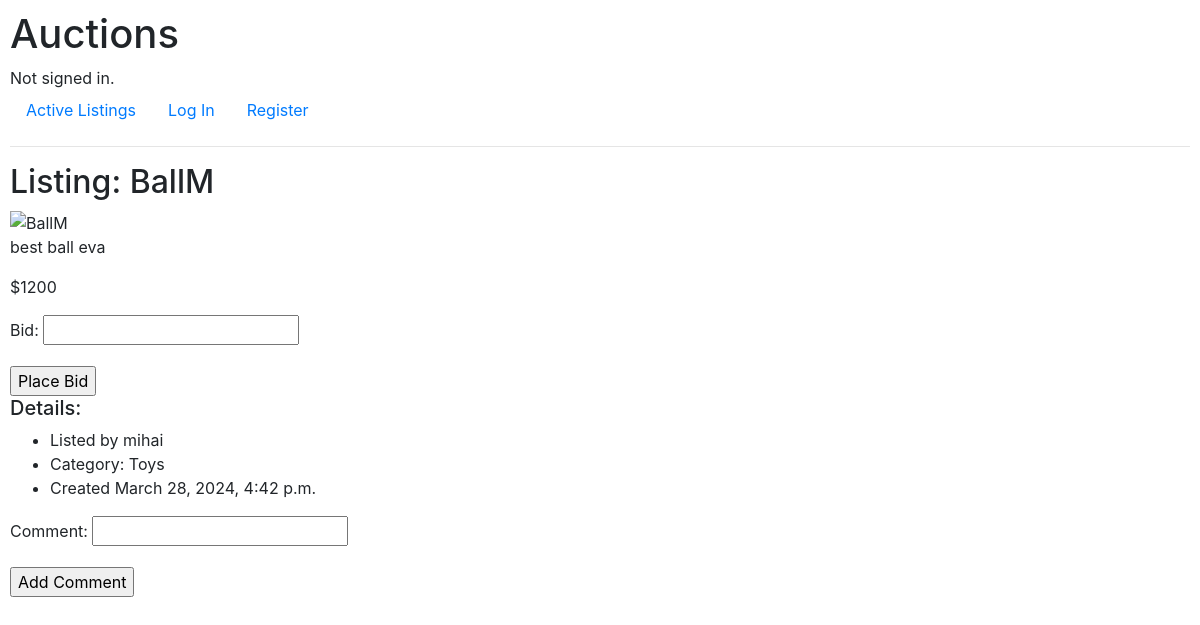
/listing/8/, run on an earlier commit of the app's database.
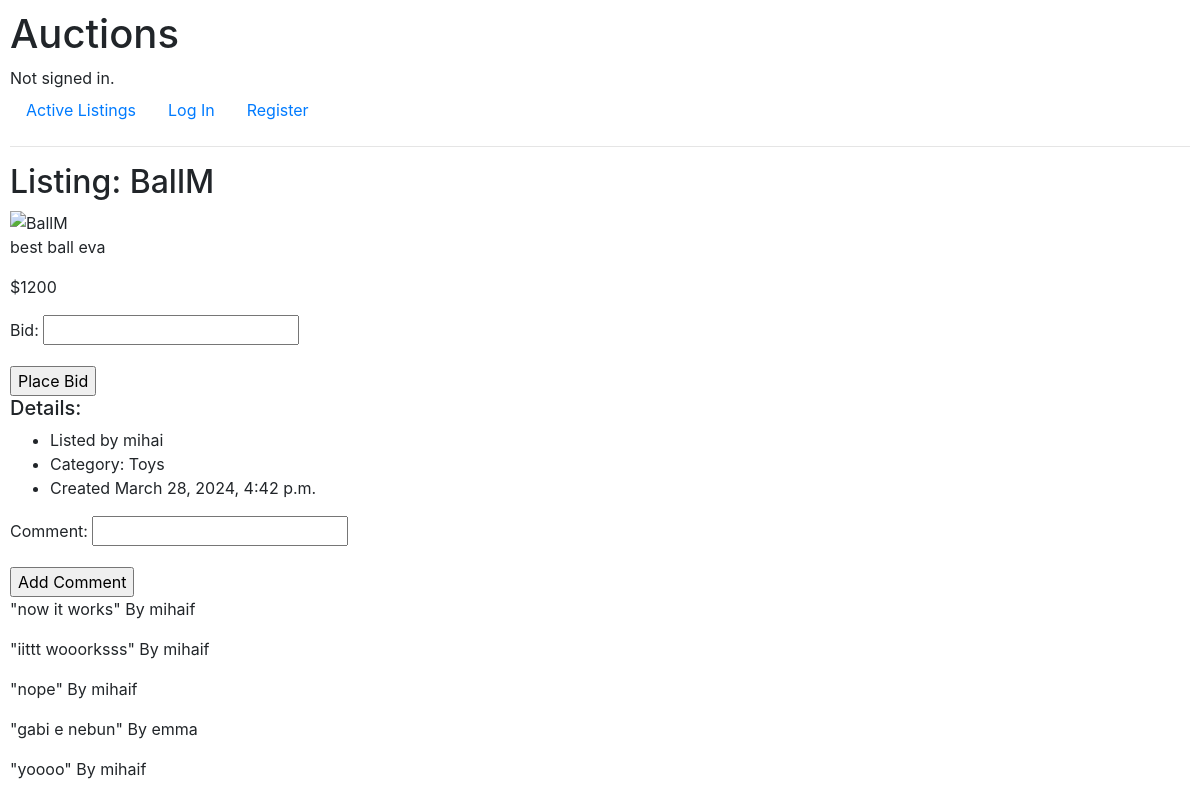
And on a later commit of the database.
### auctions/models.py (models this page shows, shortened)
class Comment(models.Model):
    id = models.BigAutoField(primary_key=True)
    comment = models.CharField(max_length=255)
    commenter = models.ForeignKey(User, on_delete=models.CASCADE, related_name="comments_made")
    comment_time = models.DateTimeField(auto_now_add=True)
    auction = models.ForeignKey(AuctionListing, on_delete=models.CASCADE, related_name="comments")

class User(AbstractUser):
    pass

### auctions/views.py (the view)
# urls.py: path("listing/<int:auction_id>/", views.listing_view, name="listing_view"),
def listing_view(request, auction_id):
    auction = AuctionListing.objects.get(pk=auction_id)
    if request.user.is_authenticated:
        is_in_watchlist = Watchlist.objects.filter(watchlist_user=request.user, watchlist_auction=auction).exists()
    else:
        is_in_watchlist = False
    current_bid = auction.bids.order_by('-bid').first()
    if current_bid:
        current_bid_price = current_bid.bid
    else:
        current_bid_price = 0
    return render(request, "auctions/listing_page.html", {
        "auction": auction,
        "is_in_watchlist": is_in_watchlist,
        "form": BidForm,
        "comment_form": CommentForm,
        "comments": auction.comments.all().order_by('-comment_time'),
        "current_bid": current_bid_price
    })

### auctions/models.py (called while the page is built)
    def __str__(self):
        return self.name

### auctions/templates/auctions/listing_page.html (shortened to what this page needs)
{% extends "auctions/layout.html" %}
{% block body %}
    <h2>Listing: {{ auction.title }}</h2>
    <div>
        <img src="{{ auction.image_url }}" alt="{{ auction.title }}" style="width: 20%; height: 20%;">
    </div>
    <div>
        <p>{{ auction.description }}</p>
        {% if current_bid %}
            <p>${{ current_bid }}</p>
        {% else %}
            <p>${{ auction.starting_bid }}</p>
        {% endif %}
        <form action="{% url 'place_bid' auction.id %}" method="POST">
            {{ form.as_p }}
            <input type="submit" value="Place Bid">
        </form>
        <h5>Details:</h5>
        <ul>
            <li>Listed by {{ auction.auctioneer }}</li>
            <li>Category: {{ auction.category }}</li>
            <li>Created {{ auction.date_created }}</li>
        </ul>
    </div>
    <div>
        <form action="{% url 'add_comment' auction.id %}" method="POST">
            {{ comment_form.as_p }}
            <input type="submit" value="Add Comment">
        </form>
        <div>
            {% if comments %}
                {% for comment in comments %}
                    <div>
                        <p>"{{ comment.comment }}" By {{ comment.commenter }}</p>
                    </div>
                {% endfor %}
            {% endif %}
        </div>
    </div>
{% endblock %}

What changed in the data, as far as the page shows it:
added Comment: comment "now it works", commenter "mihaif"
added Comment: comment "iittt wooorksss", commenter "mihaif"
added Comment: comment "nope", commenter "mihaif"
added Comment: comment "gabi e nebun", commenter "emma"
added Comment: comment "yoooo", commenter "mihaif"
